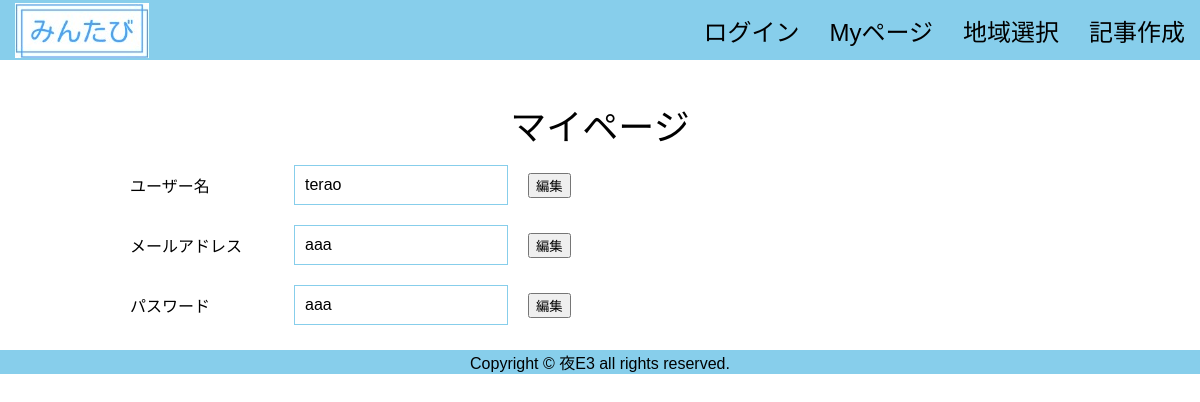
The app's page /mypage (signed in), older data.
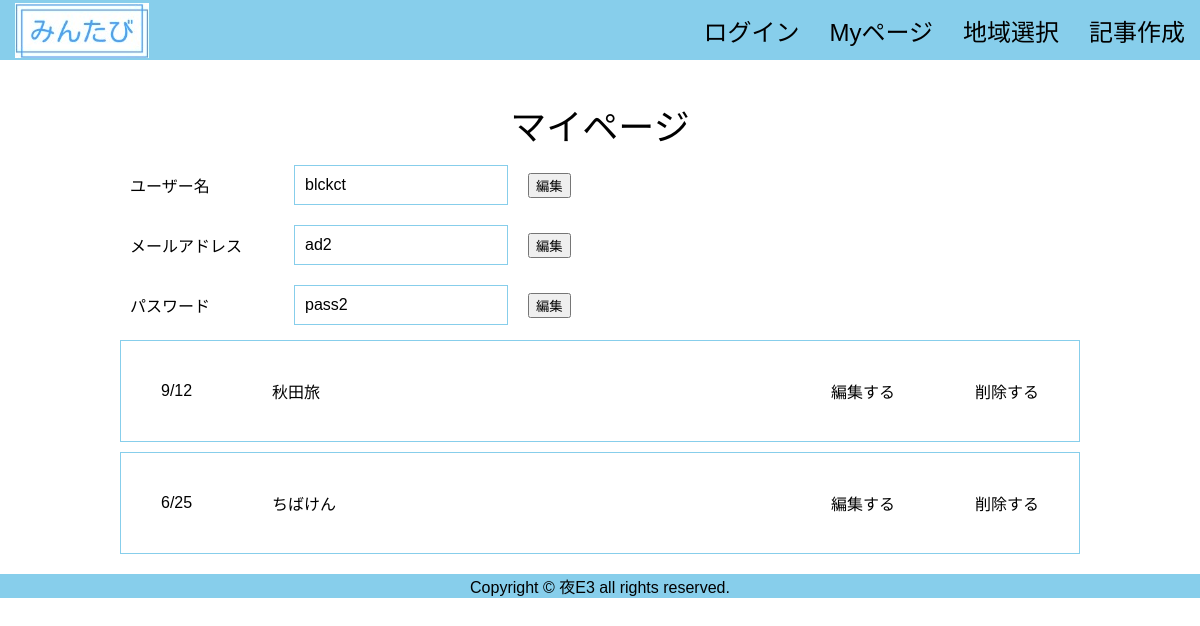
The same page, newer data.
### tables this page shows
CREATE TABLE "users" (
	"id"	INTEGER PRIMARY KEY AUTOINCREMENT,
	"name"	TEXT,
	"adress"	TEXT,
	"pass"	TEXT
);

CREATE TABLE "page" (
	"ID"	INTEGER PRIMARY KEY AUTOINCREMENT,
	"userID"	INTEGER,
	"editPASS"	TEXT,
	"title"	TEXT,
	"prefectures"	INTEGER,
	"month"	INTEGER,
	"date"	INTEGER,
	"flag"	INTEGER,
	"period"	TEXT
);

### app.py (the view)
@app.route('/mypage')
def mypage():
    user_id =session ["user_id"]
    conn = sqlite3.connect('flaskapp.db')
    c = conn.cursor()
    c.execute("select name, adress, pass from users where id=?", (user_id,))
    user_info = c.fetchone()
    c.execute(
        "select prefectures, month, date, title, id from page where flag=0 and UserID=?", (user_id,))
    page = []
    for row in c.fetchall():
        page.append({"area": row[0], "month": row[1],
                     "date": row[2], "title": row[3], "pageid": row[4]})
    c.close()
    print(user_info)
    print(page)
    print(user_id)
    return render_template('mypage.html', page=page, user_info=user_info)

### templates/mypage.html
<!DOCTYPE html>
{% extends 'base.html' %}
{% block content %}
<div class="title">マイページ</div>
<div class="mypg_box1">
    <div class="f_item1">ユーザー名</div>
    <div class="f_item2">{{user_info[0]}}</div>
    <div class="f_item3"><button>編集</button></div>
</div>
<div class="mypg_box1">
    <div class="f_item1">メールアドレス</div>
    <div class="f_item2">{{user_info[1]}}</div>
    <div class="f_item3"><button>編集</button></div>
</div>
<div class="mypg_box1">
    <div class="f_item1">パスワード</div>
    <div class="f_item2">{{user_info[2]}}</div>
    <div class="f_item3"><button>編集</button></div>
</div>
{% for item in page %}
<div class="mypg_box2">
    <div class="my_item1">{{item["month"]}}/{{item["date"]}}</div>
    <div class="my_item2">{{item["title"]}}</div>
    <div class="my_item3">編集する</div>
    <div class="my_item4"><a href="/deletepage/{{item['pageid']}}">削除する</a></div>
</div>
{% endfor %}
{% endblock %}

Row changes from the older to the newer data that the page shows:
changed users: name "terao" → "blckct"; adress "aaa" → "ad2"; pass "aaa" → "pass2"
now on this page (row edited): page: month "9", date "12", title "秋田旅"
now on this page (row edited): page: month "6", date "25", title "ちばけん"
